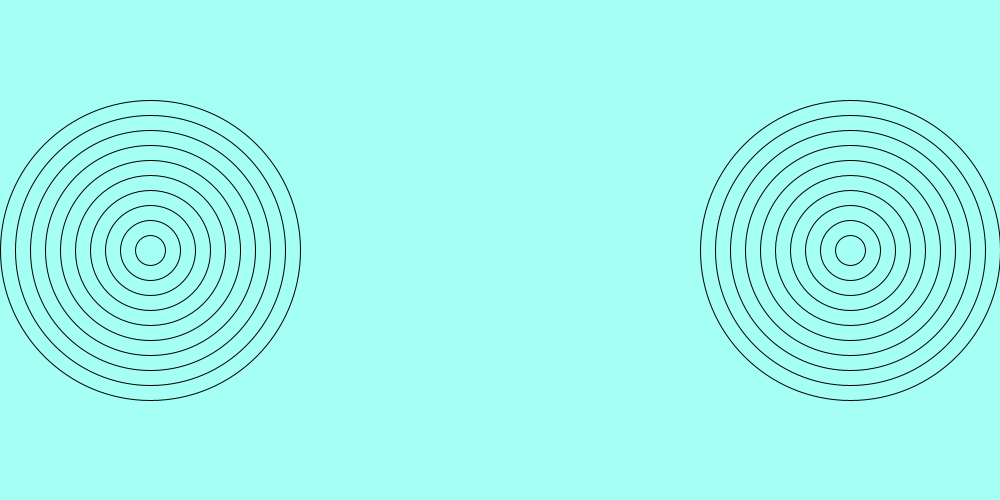
Frame 1 (no input)
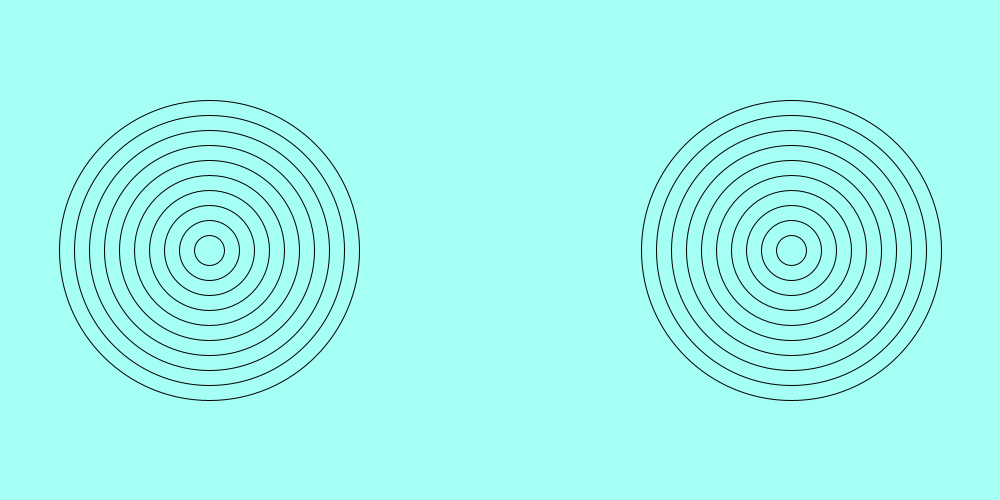
Frame 60 (the mouse pressed at the canvas centre just before this capture)
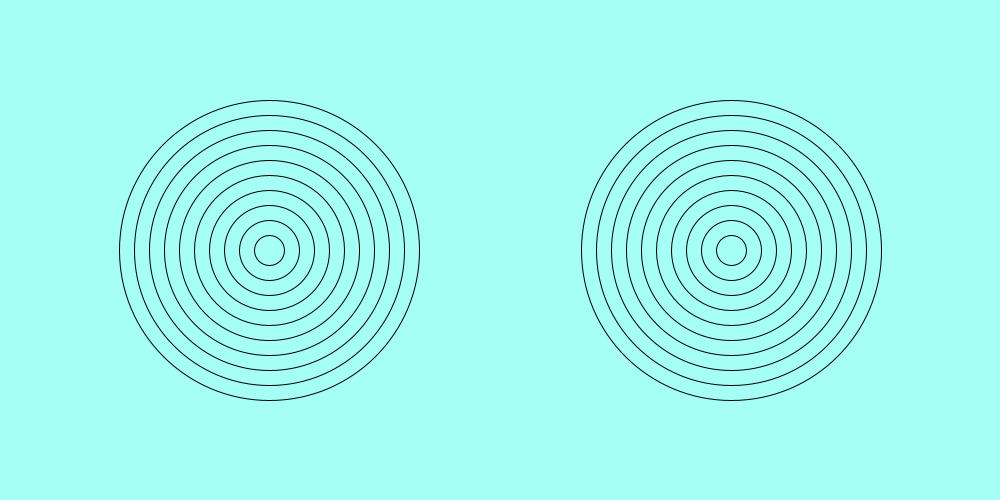
Frame 120 (the mouse held since frame 60 and released just before this capture)

The Processing sketch that drew these frames (run headless with seeded random() and noise(); from frame 60 on, the mouse is pressed at the canvas centre):

// Processing sketch: amazing_rings
// ── amazing_rings.pde
int x=150;
int x1=850;
int speed=1;
void setup() {
   size(1000,500);
}

void draw() {
  background(#A5FFF4);
  // Go to the recipe to run the demonstration before starting this program
  int size = 300;
  for(int i=0; i<10; i++){
    
   noFill();
    
    ellipse(x,250,size,size);
    size-=30;
  }
  
    size = 300;
  for(int i=0; i<10; i++){
    
   noFill();
    
    ellipse(x1,250,size,size);
    size-=30;
  }
  x+=speed;
  x1-=speed;
  if(x>=850 ||x<=150  ){
    speed*=-1;
  }
  /*
  Use the code from your Bullseye program to draw the rings shown in this recipe.
  You can use the noFill() command to make your ellipses transparent.
  Make the rings move past each other.
  When the rings hit the side of the sketch, make them reverse their direction.
  */}
